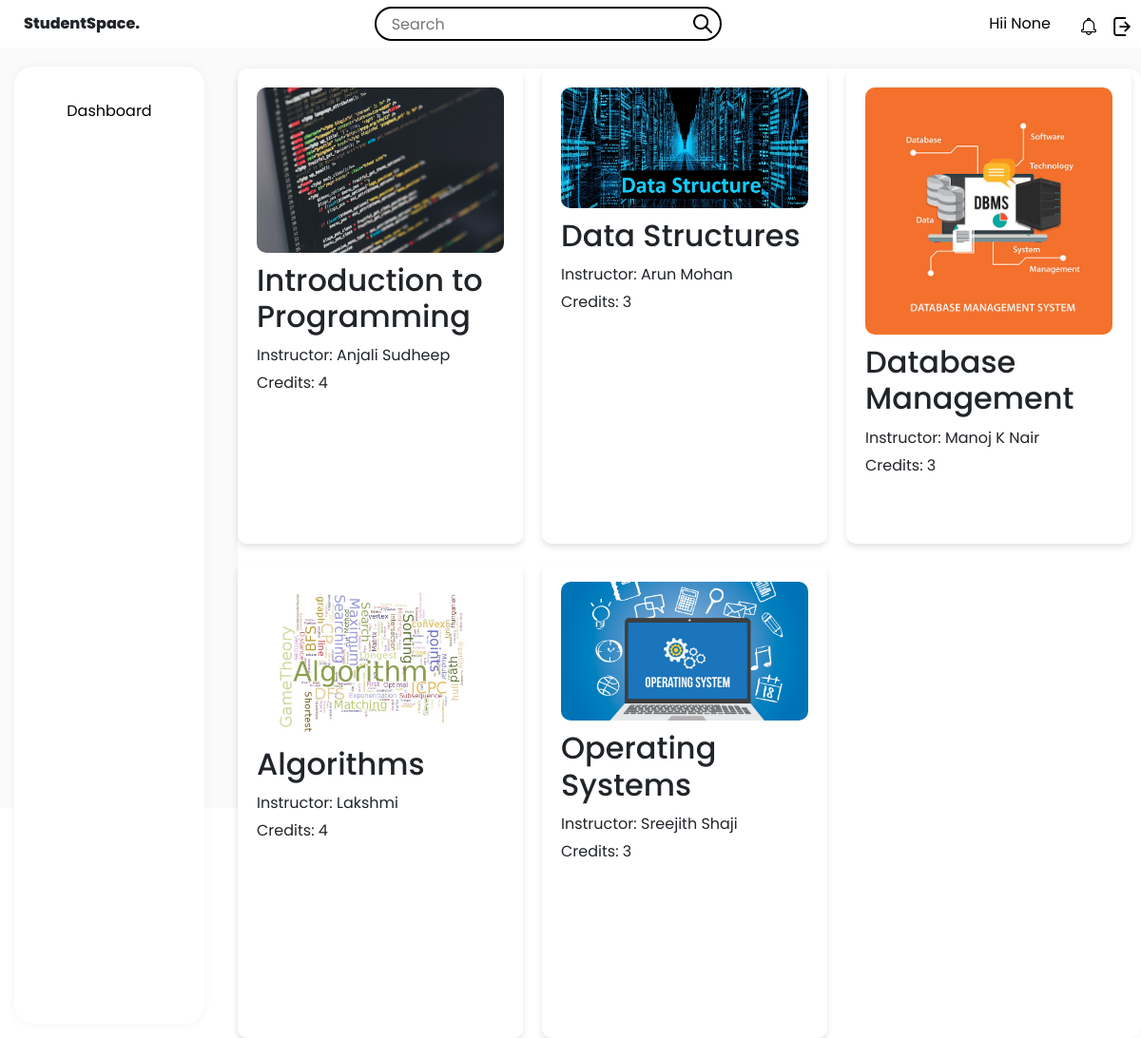
Screenshot of /courses with the database file from the repository.
### tables this page shows
CREATE TABLE courses (
                    course_id INTEGER PRIMARY KEY,
                    course_name TEXT,
                    instructor TEXT,
                    credits INTEGER
                , "course_image" TEXT);

### app.py (the view)
@app.route("/courses")
def courses():
    user_type = session.get("user_type")
    name = session.get("name")
    conn = sqlite3.connect("database.db")
    cursor = conn.cursor()
    cursor.execute("SELECT course_id, course_name, instructor, credits, course_image FROM courses")
    courses_data = cursor.fetchall()
    conn.close()
    courses = []
    for course in courses_data:
        course_dict = {
            "course_id": course[0],
            "course_name": course[1],
            "instructor": course[2],
            "credits": course[3],
            "course_image": course[4]
        }
        courses.append(course_dict)
    return render_template(
        "courses.html",
        courses=courses,
        user_type=user_type,
        name=name,
    )

### app.py (called while the page is built)
@app.context_processor
def common_icons():
    admin = "/static/assets/admin.png"
    student = "/static/assets/student.png"
    faculty = "/static/assets/faculty.png"
    search = "/static/assets/search.png"
    notification = "/static/assets/notification.png"
    settings = "/static/assets/settings.png"
    editimage="/static/assets/edit.png"
    return dict(
        search=search,
        notification=notification,
        settings=settings,
        admin=admin,
        faculty=faculty,
        student=student,
        editimage=editimage
    )

### templates/courses.html (shortened to what this page needs)
<!DOCTYPE html>
<html>
  <head>
    <link
      href="https://cdn.jsdelivr.net/npm/bootstrap@5.3.0/dist/css/bootstrap.min.css"
      rel="stylesheet"
    />
    <link
      rel="stylesheet"
      href="{{ url_for('static', filename='style.css') }}"
    />
    <link
      rel="stylesheet"
      href="{{ url_for('static', filename='courses-style.css') }}"
    />
  </head>
  <body>
    <div class="StudentSpace">
      <div class="header">
        <div class="left-section">StudentSpace.</div>
        <div class="middle-section">
          <input class="search-bar" type="text" placeholder="Search" />
          <img class="search-icon" src="{{search}}" />
        </div>
        <div class="right-section">
          <div class="name">
            <a href="{{ url_for('profile') }}" class="name">Hii {{name}} </a>
          </div>
          <div class="notification-icon">
            <img class="notification-icon" src="{{notification}}" />
          </div>
          <div class="settings-icon">
            <a href="{{ url_for('logout') }}"
              ><img class="settings-icon" src="{{settings}}"
            /></a>
          </div>
        </div>
      </div>
      <div class="sidebar">
        <div class="sidebar-tabs">
          <a
            href="{{ url_for('home', username=username, name=name, user_type=user_type) }}"
            >Dashboard</a
          >
        </div>
      </div>
      <div class="main-section">
        <div class="main">
          <div class="course-cards">
            {% for course in courses %}
            <div class="course-card">
              <img
                src="{{ url_for('static', filename='course_images/' + course.course_image) }}"
                alt="{{ course.course_name }}"
                width="100"
                height="100"
              />
              <h2>{{ course.course_name }}</h2>
              <p>Instructor: {{ course.instructor }}</p>
              <p>Credits: {{ course.credits }}</p>
            </div>
            {% endfor %}
          </div>
        </div>
      </div>
    </div>
  </body>
</html>

### static/style.css (style rules this page uses)
* { margin: 0; padding: 0; box-sizing: border-box; font-family: "Poppins", sans-serif; }
body { font-weight: 400; line-height: 1.5; font-size: 16px; }
.StudentSpace { display: flex; flex-direction: column; height: 100vh; }
.header { display: flex; align-items: center; justify-content: space-between; height: 48px; padding: 25px; }
.left-section { font-weight: 800; }
.middle-section { flex: 1; max-width: 400px; display: flex; align-items: center; }
.right-section { display: flex; align-items: center; flex-direction: row; }
.name { color: #000; text-decoration: none; }
.search-bar { flex: 1; height: 36px; padding-left: 16px; border: solid 2px black; border-radius: 48px; }
.sidebar { position: fixed; top: 70px; left: 15px; bottom: 15px; width: 200px; display: flex; flex-direction: column; align-items: center; box-shadow: 0 0 10px rgba(0, 0, 0, 0.05); border-radius: 20px; padding-top: 16px; background-color: white; }
.sidebar-tabs { height: 46px; width: 152px; border-radius: 48px; box-sizing: border-box; text-align: center; display: flex; justify-content: center; align-items: center; line-height: 40px; margin: 8px; transition: box-shadow 0.3s ease; }
.sidebar-tabs a { text-decoration: none; color: #000; }
.main-section { background-color: rgb(250, 250, 250); height: 100%; width: 100%; }
.main { margin-left: 250px; margin-top: 22px; margin-bottom: 15px; display: flex; flex-direction: column; border-radius: 12px; box-shadow: 0 0 10px rgba(0, 0, 0, 0.05); background-color: white; }
.search-icon, .notification-icon, .settings-icon { width: 20px; height: 20px; margin-left: 15px; }
.search-icon { position: relative; right: 45px; }

### static/courses-style.css (style rules this page uses)
.main { display: grid; grid-template-columns: repeat(auto-fit, minmax(200px, 1fr)); gap: 20px; max-width: auto; }
.course-cards { display: flex; flex-wrap: wrap; gap: 20px; }
.course-card { background-color: #ffffff; border-radius: 10px; box-shadow: 0px 4px 6px rgba(0, 0, 0, 0.1); padding: 20px; width: 300px; height: 500px; }
.course-card img { border-radius: 10px; width: 100%; height: auto; }
.course-card h2 { font-family: 'Poppins', sans-serif; margin: 10px 0; }
.course-card p { font-family: 'Poppins', sans-serif; margin: 5px 0; }

### rows the page displays
courses: course_image (picture), course_name "Introduction to Programming", instructor "Anjali Sudheep", credits "4"
courses: course_image (picture), course_name "Data Structures", instructor "Arun Mohan", credits "3"
courses: course_image (picture), course_name "Database Management", instructor "Manoj K Nair", credits "3"
courses: course_image (picture), course_name "Algorithms", instructor "Lakshmi", credits "4"
courses: course_image (picture), course_name "Operating Systems", instructor "Sreejith Shaji", credits "3"

### other values shown
{{ name }} "None"
